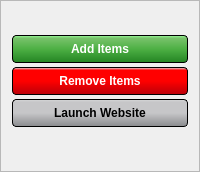
           <widget class="QFrame" name="navigation_frame">
            <property name="styleSheet">
             <string notr="true">background-color: rgba(94,118,143, .85);</string>
            </property>
            <property name="frameShape">
             <enum>QFrame::StyledPanel</enum>
            </property>
            <property name="frameShadow">
             <enum>QFrame::Raised</enum>
            </property>
            <layout class="QVBoxLayout" name="verticalLayout_7">
             <property name="spacing">
              <number>4</number>
             </property>
             <property name="topMargin">
              <number>4</number>
             </property>
             <property name="bottomMargin">
              <number>4</number>
             </property>
             <item>
              <spacer name="verticalSpacer_2">
               <property name="orientation">
                <enum>Qt::Vertical</enum>
               </property>
               <property name="sizeType">
                <enum>QSizePolicy::Maximum</enum>
               </property>
               <property name="sizeHint" stdset="0">
                <size>
                 <width>20</width>
                 <height>30</height>
                </size>
               </property>
              </spacer>
             </item>
             <item>
              <widget class="QPushButton" name="add_items_button">
               <property name="styleSheet">
                <string notr="true">QPushButton#add_items_button
{	

color: White;
	font-family: &quot;SourceSansPro-Bold&quot;;
	font-weight: 600;
	font-size: 12px;


	background-color: QLinearGradient( x1: 0, y1: 0, x2: 0, y2: 1, stop: 0 #98FF99, stop: 0.1 #78C26B, stop: 0.5 #4DB044, stop: 1 #4DB044, stop: 1 #248423);
	border-style: outset;
	border-width: 1px;
	border-color:black;
	padding: 6px;
	outline-offset: 4px;
	border-radius: 4px;
}

QPushButton:hover:!pressed#add_items_button
{
	background-color: QLinearGradient( x1: 0, y1: 0, x2: 0, y2: 1, stop: 0 #335A44, stop: 0.1 #78C26B, stop: 0.5 #4DB044, stop: 1 #4DB044, stop: 1 #335A44);
	border-color:white;
}
</string>
               </property>
               <property name="text">
                <string>Add Items</string>
               </property>
              </widget>
             </item>
             <item>
              <widget class="QPushButton" name="remove_item_button">
               <property name="styleSheet">
                <string notr="true">QPushButton#remove_item_button
{	

color: White;
	font-family: &quot;SourceSansPro-Bold&quot;;
	font-weight: 600;
	font-size: 12px;


	background-color: QLinearGradient( x1: 0, y1: 0, x2: 0, y2: 1, stop: 0 #DBE9F3, stop: 0.1 #FF0000, stop: 0.5 #FF0000, stop: 1 #E90B0B, stop: 1 #BB0009);
	border-style: outset;
	border-width: 1px;
	border-color:black;
	padding: 6px;
	outline-offset: 4px;
	border-radius: 4px;
}

QPushButton:hover:!pressed#remove_item_button
{
	background-color: QLinearGradient( x1: 0, y1: 0, x2: 0, y2: 1, stop: 0 #9A1505, stop: 0.1 #FF0000, stop: 0.5 #FF0000, stop: 1 #C71E08, stop: 1 #62130A);
	border-color:white;
}
</string>
               </property>
               <property name="text">
                <string>Remove Items</string>
               </property>
              </widget>
             </item>
             <item>
              <widget class="QPushButton" name="launch_website_button">
               <property name="styleSheet">
                <string notr="true">QPushButton#launch_website_button
{	

color: black;
	font-family: &quot;SourceSansPro-Bold&quot;;
	font-weight: 600;
	font-size: 12px;


	background-color: QLinearGradient( x1: 0, y1: 0, x2: 0, y2: 1, stop: 0 #d6d7d8, stop: 0.1 #c6c6c8, stop: 0.5 #c6c6c8, stop: 1 #b5b6b9, stop: 1 #8a8b8e);
	border-style: outset;
	border-width: 1px;
	border-color:black;
	padding: 6px;
	outline-offset: 4px;
	border-radius: 4px;
}

QPushButton:hover:!pressed#launch_website_button
{
	background-color: QLinearGradient( x1: 0, y1: 0, x2: 0, y2: 1, stop: 0 #d6d7d8, stop: 0.1 #c6c6c8, stop: 0.5 #c6c6c8, stop: 1 #b5b6b9, stop: 1 #575759);
	border-color: orange;
}
</string>
               </property>
               <property name="text">
                <string>Launch Website</string>
               </property>
              </widget>
             </item>
             <item>
              <spacer name="verticalSpacer">
               <property name="orientation">
                <enum>Qt::Vertical</enum>
               </property>
               <property name="sizeType">
                <enum>QSizePolicy::Maximum</enum>
               </property>
               <property name="sizeHint" stdset="0">
                <size>
                 <width>20</width>
                 <height>40</height>
                </size>
               </property>
              </spacer>
             </item>
            </layout>
           </widget>
